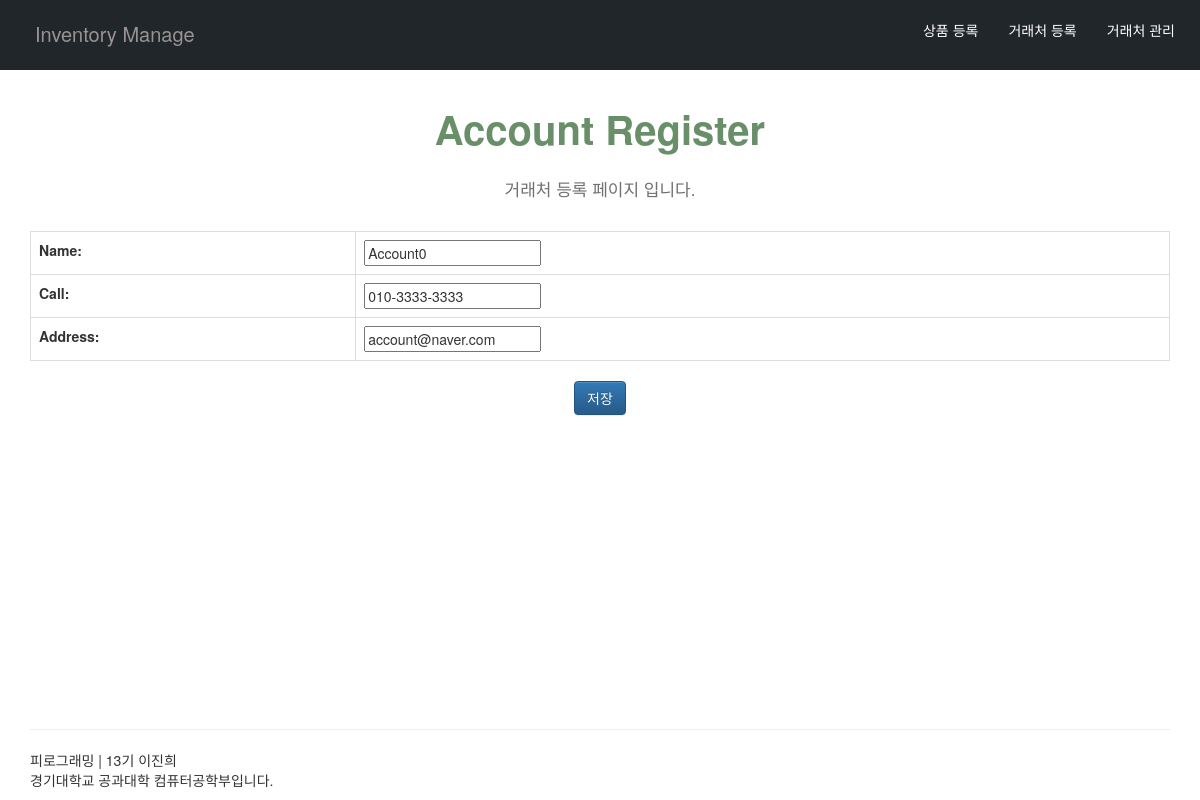
/account/1/edit, run on an earlier commit of the app's database.
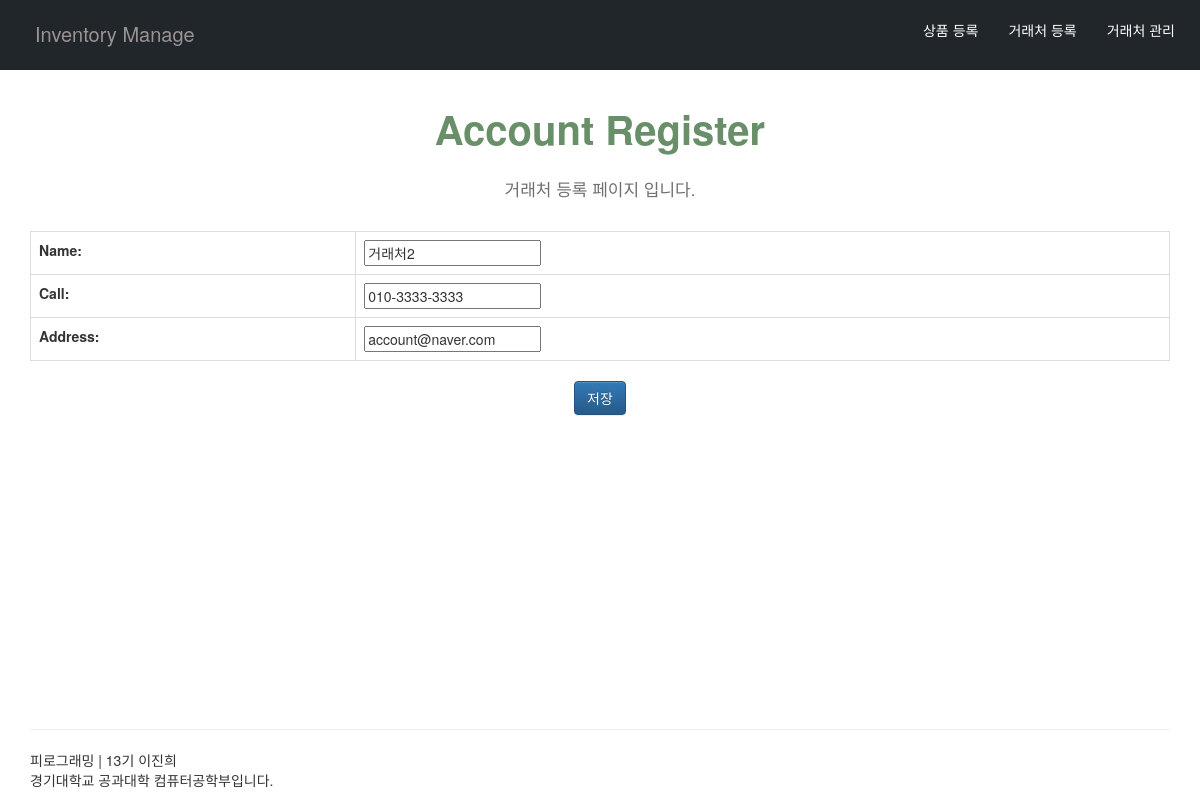
And on a later commit of the database.
### shop/models.py (models this page shows, shortened)
class Accounter(models.Model):
    name = models.CharField(max_length=20)
    call = models.CharField(max_length=30)
    address = models.CharField(max_length=100)
    created_at = models.DateTimeField(auto_now_add = True)
    updated_at = models.DateTimeField(auto_now= True)

### shop/views.py (the view)
# urls.py: path('account/<int:pk>/edit',views.account_edit,name='account_edit'),
def account_edit(request, pk):
    account = get_object_or_404(Accounter,pk=pk)
    return account_new(request,account)

### shop/forms.py
class AccounterForm(forms.ModelForm):
    class Meta:
        model = Accounter
        fields = '__all__'

### shop/views.py (called while the page is built)
def account_new(request,account=None):
    if request.method == 'POST':
        form = AccounterForm(request.POST,instance=account)
        if form.is_valid():
            account = form.save()
            return redirect(account)
    else:
        form = AccounterForm(instance=account)
    return render(request,'account_new.html',{
        'form' : form,
    })

### shop/templates/account_new.html (shortened to what this page needs)
{% extends "layout.html" %}
{% block title %}
Account Register
{% endblock %}
{% block menu %}
거래처 등록
{% endblock %}
{% block content %}
     <form
          action=""
          method="post"
          autocomplete="off"
        >
          <table class="table table-bordered">
            {{form.as_table}}
          </table>
          <input type="submit" value="저장" class="btn btn-primary" />
        </form>
{% endblock %}

What changed in the data, as far as the page shows it:
changed Accounter "account@naver.com": name "Account0" → "거래처2"
